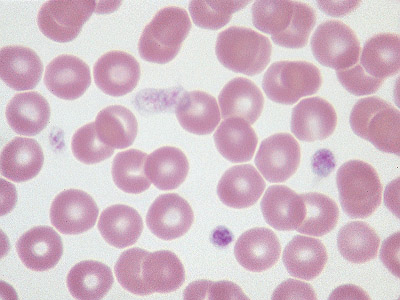
%> input picture Reconocimiento para conteo/sangreD.jpg, 400 x 300 px
$ octave Prueba6.m   (GNU Octave 9; MATLAB toolbox functions it lacks are replaced by stand-ins)
%> lines starting %> are read from the running program, lines starting %| are printed output that depends on the picture; in (x1, y1, x2, y2) boxes, pixels count from 0 and x2, y2 are one past the last pixel; in counts of white or black regions, pixels touching at a corner belong together; the program's own positions count from 1
    %Limpiamos todo lo que sea innecesario antes de comenzar la funcion
    clear all, close all
    %Leemos nuestra imagen con formato doble
    Im1=(double(imread('sangreD.jpg')))/255;
    ImOr=Im1;
    Im1=rgb2gray(Im1);
%> Im1: size 300x400 double
    %Le aplicamos una binarizacion
    Im1=imbinarize(Im1);
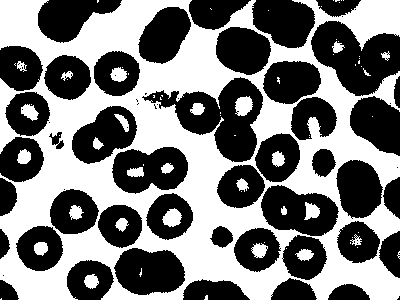
%> Im1: size 300x400 logical; 47.6% white; 72 white regions (45 under 20 px), largest, box (x1, y1, x2, y2) and area: (0, 0, 400, 300) 53663, (235, 96, 253, 116) 270, (162, 208, 182, 227) 259
    h=[1,1,1;0,0,0;1,1,1];
    Im1=imdilate(Im1,h);
%> Im1: size 300x400 logical; 55.4% white; 51 black regions (7 under 20 px), largest, box (x1, y1, x2, y2) and area: (312, 22, 400, 95) 3565, (162, 79, 262, 161) 3562, (116, 249, 184, 294) 2307
    Im1=imopen(Im1,h);
    Im1=imdilate(Im1,h);
%> Im1: size 300x400 logical; 62.7% white; 46 black regions (2 under 20 px), largest, box (x1, y1, x2, y2) and area: (313, 23, 400, 94) 3046, (117, 250, 182, 293) 2046, (217, 80, 261, 160) 1937
    Im1=imclose(Im1,h);
%> Im1: size 300x400 logical; 62.8% white; 46 black regions (2 under 20 px), largest, box (x1, y1, x2, y2) and area: (314, 23, 400, 93) 3042, (117, 251, 182, 293) 2043, (217, 80, 260, 160) 1933
    Im1=imerode(Im1,h);
%> Im1: size 300x400 logical; 55.7% white; 46 black regions (2 under 20 px), largest, box (x1, y1, x2, y2) and area: (313, 22, 400, 94) 3553, (216, 79, 261, 161) 2303, (116, 250, 183, 294) 2299
   %Etiquetamos nuestra imagen binarizada
    [whiteMatrix, n]=bwlabel(Im1);
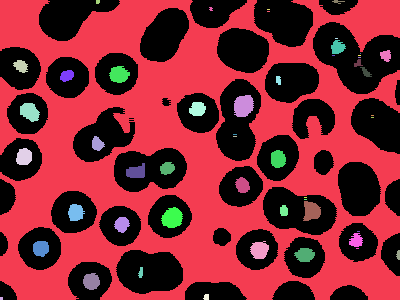
%> whiteMatrix: size 300x400 double; 51 distinct labels, from 0 to 50; one colour per label, 0 black
%> n = 50
    %Obtenemos una segunda imagen negada
    Im2=not(Im1);
    %Etiquetamos esta segunda imagen
    [blackMatrix, n2]=bwlabel(Im2);
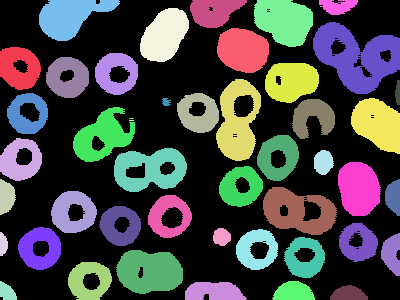
%> blackMatrix: size 300x400 double; 47 distinct labels, from 0 to 46; one colour per label, 0 black
%> n2 = 46
    %Mostramos la primera imagen etiquetada
    figure(1), imshow(whiteMatrix)
    %Obtenemos nuestros regiones y sus propiedades de la primera matriz, la
    %matriz blanca
    whiteProperties=regionprops(whiteMatrix,'all');
%> whiteProperties = 50 regions; largest, box (x1, y1, x2, y2), Area, Centroid, MajorAxisLength, MinorAxisLength and Eccentricity: (0, 0, 400, 300) 61711 [192 153.4] 463.5 348.8 0.659, (234, 95, 254, 117) 359 [244.1 106.4] 23.85 19.41 0.581, (161, 207, 183, 228) 341 [172.9 218.5] 22.26 19.74 0.462
    %Eliminamos el primer elemento de estas regiones ya que este primer
    %elemento representa el fondo y solo nos genera conflicto a la hora de
    %intentar reconocer los numeros.
    whiteProperties(1)=[];
    %Obtenemos igualmente nuestros elementos de la matriz oscura
    blackProperties=regionprops(blackMatrix,'all');
%> blackProperties = 46 regions; largest, box (x1, y1, x2, y2), Area, Centroid, MajorAxisLength, MinorAxisLength and Eccentricity: (313, 22, 400, 94) 3553 [357.6 57.6] 95.58 63.05 0.752, (216, 79, 261, 161) 2303 [238.1 122.5] 91.22 42.56 0.884, (116, 250, 183, 294) 2299 [150.1 272.2] 69.82 43.91 0.777
    %Creamos dos matrices llenas de "unos" para guardar aqui nuestros
    %resultados
    resultsNine=(whiteMatrix*0)+1;
%> resultsNine: size 300x400 double; every value is 1
    resultsSix=(whiteMatrix*0)+1;

    %Con estos for logramos mostrar las regiones que nuestro comando
    %encontro. En verde podemos apreciar los que encuentra en nuestra
    %matriz oscura y en azul los de la matriz clara.
    for n=1:size(blackProperties,1)
        rectangle('Position',blackProperties(n).BoundingBox,'EdgeColor','g','LineWidth',2)
    end
%> this loop made 46 passes

    for n=1:size(whiteProperties,1)
        rectangle('Position',whiteProperties(n).BoundingBox,'EdgeColor','b','LineWidth',2)
    end
%> this loop made 49 passes
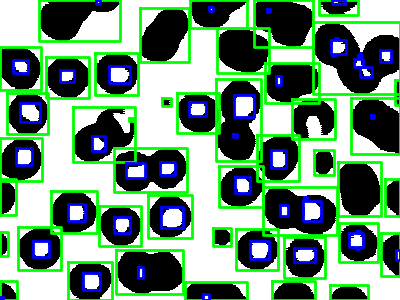
%> figure redrawn from the program's plot data

    pause

    %Reinicializamos nuestros vectores
    x=0; y=0; z=0;
    for k=1:size(blackProperties,1)
        x(k)=blackProperties(k).Area;
        y(k)=blackProperties(k).Perimeter;
        z(k)=blackProperties(k).MajorAxisLength;
    end
%> after the loop, x = 46 values, max 3553 at index 37, min 5 at index 17, mean 1154.6; y = 46 values, max 283.2 at index 37, min 7.84 at index 17, mean 131.6; z = 46 values, max 95.58 at index 37, min 5.77 at index 17, mean 47.83

    %Graficamos dos de estos vectores en b鷖queda de una condici髇 que nos
    %permita segmentar apropiadamente nuestras regiones
    figure
    r= plot (x,y,'o');
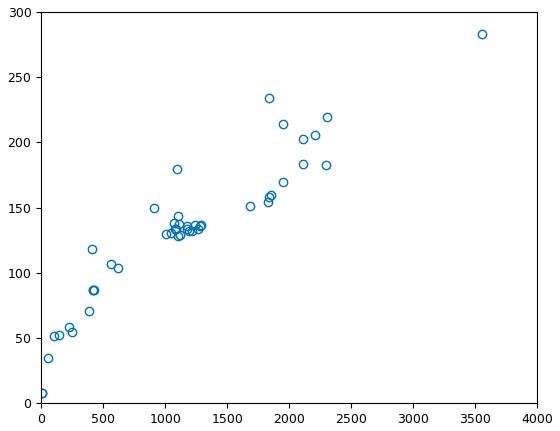
%> figure redrawn from the program's plot data

    s=find([blackProperties.Area]<150);
%> s = [4 17 18 21 46]
    %Creamos una matriz auxiliar para poder eliminar nuestras areas
    %peque馻s y comprobar que se eliminen correctamente
    bw=Im1;
    %Con este ciclo eliminamos esas areas
    for n=1:size(s,2)
        d=round(blackProperties(s(n)).BoundingBox);
        bw(d(2):d(2)+d(4),d(1):d(1)+d(3))=1;
    end
%> this loop made 5 passes
%> d on passes 1 to 5: [1 233 8 24], [130 119 5 1], [130 121 5 1], [163 99 9 8], [396 81 5 25]
%> bw: size 300x401 logical; 55.9% white; 39 black regions, largest, box (x1, y1, x2, y2) and area: (313, 0, 401, 94) 3633, (351, 98, 401, 300) 3125, (216, 79, 261, 161) 2303

    Im1=bw;
    %Etiquetamos nuestra imagen binarizada
    [whiteMatrix, n]=bwlabel(Im1);
%> whiteMatrix: size 300x401 double; 51 distinct labels, from 0 to 50
    %Obtenemos una segunda imagen negada
    Im2=not(Im1);
    %Etiquetamos esta segunda imagen
    [blackMatrix, n2]=bwlabel(Im2);
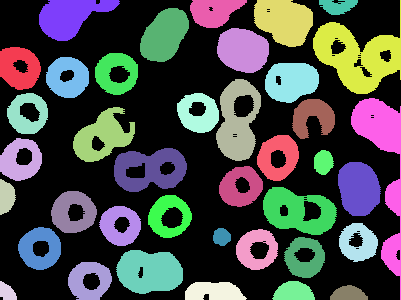
%> blackMatrix: size 300x401 double; 40 distinct labels, from 0 to 39; one colour per label, 0 black
%> n2 = 39
    %Mostramos la primera imagen etiquetada
    figure(1), imshow(whiteMatrix)
    %Obtenemos nuestros regiones y sus propiedades de la primera matriz, la
    %matriz blanca
    whiteProperties=regionprops(whiteMatrix,'all');
%> whiteProperties = 50 regions; largest, box (x1, y1, x2, y2), Area, Centroid, MajorAxisLength, MinorAxisLength and Eccentricity: (0, 0, 401, 300) 62048 [191.9 153.5] 465 348.7 0.662, (234, 95, 254, 117) 359 [244.1 106.4] 23.85 19.41 0.581, (161, 207, 183, 228) 341 [172.9 218.5] 22.26 19.74 0.462
    %Eliminamos el primer elemento de estas regiones ya que este primer
    %elemento representa el fondo y solo nos genera conflicto a la hora de
    %intentar reconocer los numeros.
    whiteProperties(1)=[];
    %Obtenemos igualmente nuestros elementos de la matriz oscura
    blackProperties=regionprops(blackMatrix,'all');
%> blackProperties = 39 regions; largest, box (x1, y1, x2, y2), Area, Centroid, MajorAxisLength, MinorAxisLength and Eccentricity: (313, 0, 401, 94) 3633 [358.5 57.3] 96.88 66.14 0.731, (351, 98, 401, 300) 3125 [384.4 162.8] 221.7 43.76 0.98, (216, 79, 261, 161) 2303 [238.1 122.5] 91.22 42.56 0.884

    %Con estos for logramos mostrar las regiones que nuestro comando
    %encontro. En verde podemos apreciar los que encuentra en nuestra
    %matriz oscura y en azul los de la matriz clara.
    for n=1:size(blackProperties,1)
        rectangle('Position',blackProperties(n).BoundingBox,'EdgeColor','g','LineWidth',2)
    end
%> this loop made 39 passes

    for n=1:size(whiteProperties,1)
        rectangle('Position',whiteProperties(n).BoundingBox,'EdgeColor','b','LineWidth',2)
    end
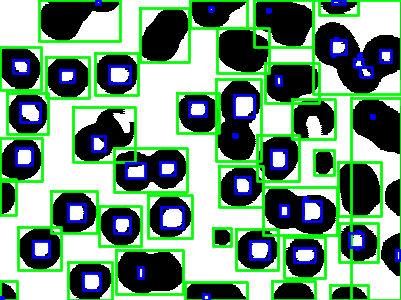
%> figure redrawn from the program's plot data
% [12 lines of commented-out code are left out]

    conteo=0;

    for n=1:size(blackProperties,1)
        if blackProperties(n).Area > 1500 || blackProperties(n).Perimeter > 149
%             imshow(blackProperties(n).Image)
%             pause
            if blackProperties(n).MajorAxisLength < 78.85
               cont=2;
            else
                if blackProperties(n).Orientation > 20
                   cont=2;
                else
                    if blackProperties(n).Area > 2000 && blackProperties(n).Area < 3000
                        cont=2;
                    else
                        if blackProperties(n).MajorAxisLength > 200
                            cont=4;
                        else
                            cont=3;
                        end
                    end
                end
            end
        else
            cont=1;
        end
        conteo=conteo+cont;
        cont=0;
    end
%> this loop made 39 passes
%> conteo on passes 1 to 12: 1, 2, 3, 4, 5, 6, 9, 10, 11, 12, 14, 15

    conteo
%> conteo = 58
